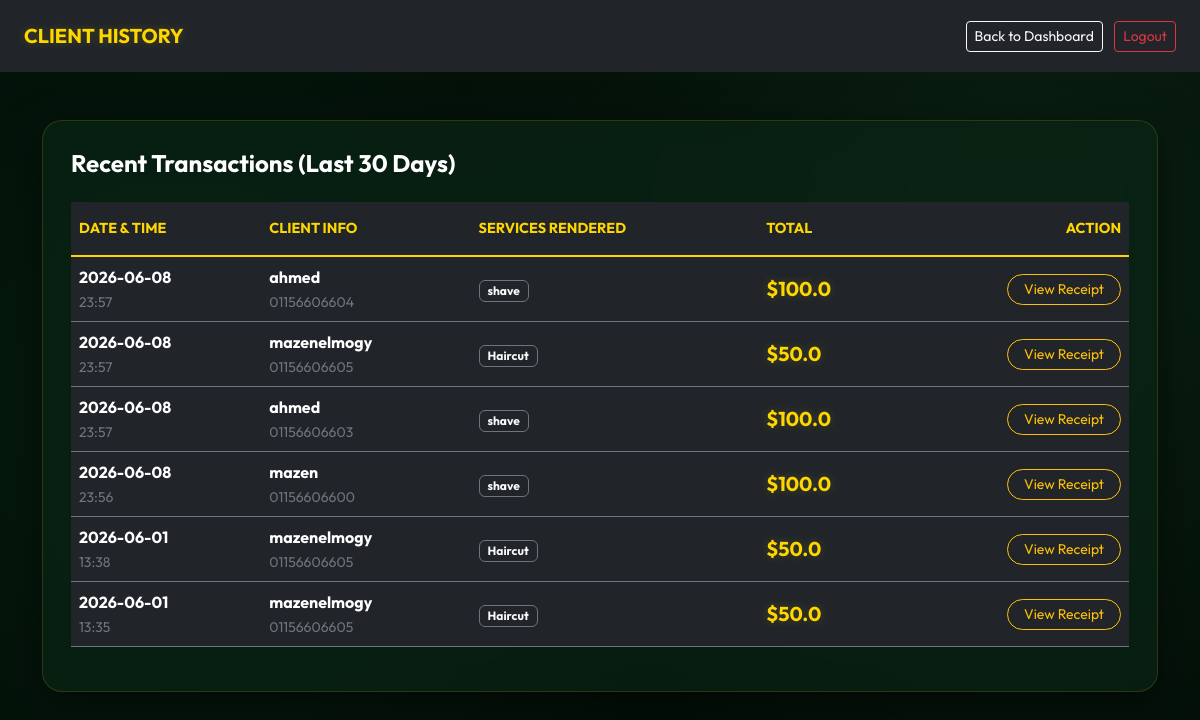
/clients (signed in), run on the app's committed database.
### app.py (models this page shows)
class Transaction(db.Model):
    id = db.Column(db.Integer, primary_key=True)
    name = db.Column(db.String(100), nullable=False)
    phone = db.Column(db.String(20))
    total_price = db.Column(db.Float)
    timestamp = db.Column(db.DateTime, default=datetime.now)
    client_id = db.Column(db.Integer, db.ForeignKey('client.id'), nullable=True)
    barber_id = db.Column(db.Integer, db.ForeignKey('barber.id'), nullable=True)
    barber_cut = db.Column(db.Float, default=0.0)
    barber = db.relationship('Barber', backref='transactions')
    payment_method = db.Column(db.String(20), default='Cash')
    discount = db.Column(db.Float, default=0.0)
    photo_filename = db.Column(db.String(255), nullable=True)
    products_list = db.relationship('TransactionProduct', backref='transaction', lazy=True, cascade="all, delete-orphan")
    services_list = db.relationship('TransactionService', backref='transaction', lazy=True, cascade="all, delete-orphan")
    @property
    def services(self):
        return ", ".join([ts.service_name for ts in self.services_list])

class TransactionService(db.Model):
    id = db.Column(db.Integer, primary_key=True)
    transaction_id = db.Column(db.Integer, db.ForeignKey('transaction.id'), nullable=False)
    service_id = db.Column(db.Integer, db.ForeignKey('service.id'), nullable=True)
    service_name = db.Column(db.String(100), nullable=False)
    price_charged = db.Column(db.Float, nullable=False)

### app.py (the view)
@app.route('/clients')
@login_required
def clients():
    thirty_days_ago = datetime.now() - timedelta(days=30)
    recent_transactions = Transaction.query.filter(Transaction.timestamp >= thirty_days_ago).order_by(Transaction.timestamp.desc()).all()
    return render_template('clients.html', transactions=recent_transactions)

### app.py (called while the page is built, shortened)
@login_manager.user_loader
def load_user(user_id):
    return User.query.get(int(user_id))

@app.context_processor
def inject_translations():
    lang = session.get('lang', 'en')
    translations = {}
    def t(key, default_english):
        return translations.get(key, default_english)
    return dict(t=t, current_lang=lang)

@app.context_processor
def inject_global_data():
    lang = session.get('lang', 'en')
    translations = {}
    def t(key, default_english):
        return translations.get(key, default_english)
    low_stock_count = 0
    if current_user.is_authenticated and current_user.role == 'owner':
        low_stock_count = Product.query.filter(Product.is_active == True, Product.stock <= Product.low_stock_threshold).count()
    return dict(t=t, current_lang=lang, low_stock_count=low_stock_count)

### templates/clients.html (shortened to what this page needs)
<!DOCTYPE html>
<html lang="en">
<head>
    <link href="https://cdn.jsdelivr.net/npm/bootstrap@5.3.0/dist/css/bootstrap.min.css" rel="stylesheet">
    <link rel="stylesheet" href="{{ url_for('static', filename='style.css') }}">
</head>
<body>
<nav class="navbar navbar-dark bg-dark px-4 py-3 sticky-top animate-fade">
    <span class="navbar-brand text-gold fw-bold">CLIENT HISTORY</span>
    <div>
        <a href="/cashier" class="btn btn-outline-light btn-sm me-2">Back to Dashboard</a>
        <a href="/logout" class="btn btn-outline-danger btn-sm">Logout</a>
    </div>
</nav>
<div class="container mt-5">
    <div class="luxury-card animate-fade-up">
        <h4 class="mb-4 text-white fw-bold">Recent Transactions (Last 30 Days)</h4>
        <div class="table-responsive">
            <table class="table table-dark table-hover table-borderless">
                <thead>
                    <tr class="text-secondary border-bottom border-secondary">
                        <th class="py-3">DATE & TIME</th>
                        <th class="py-3">CLIENT INFO</th>
                        <th class="py-3">SERVICES RENDERED</th>
                        <th class="py-3">TOTAL</th>
                        <th class="text-end py-3">ACTION</th>
                    </tr>
                </thead>
                <tbody>
                    {% for t in transactions %}
                    <tr class="border-bottom border-secondary align-middle">
                        <td>
                            <div class="text-white fw-bold">{{ t.timestamp.strftime('%Y-%m-%d') }}</div>
                            <small class="text-secondary">{{ t.timestamp.strftime('%H:%M') }}</small>
                        </td>
                        <td>
                            <div class="fw-bold text-white">{{ t.name }}</div>
                            <small class="text-secondary">{{ t.phone }}</small>
                        </td>
                        <td><span class="badge bg-dark border border-secondary text-light px-2 py-1">{{ t.services }}</span></td>
                        <td class="fw-bold text-gold fs-5">${{ t.total_price }}</td>
                        <td class="text-end">
                            <a href="/receipt/{{ t.id }}" class="btn btn-sm btn-outline-warning rounded-pill px-3">View Receipt</a>
                        </td>
                    </tr>
                    {% else %}
                    <tr>
                        <td colspan="5" class="text-center py-5 text-secondary">No recent transactions found.</td>
                    </tr>
                    {% endfor %}
                </tbody>
            </table>
        </div>
    </div>
</div>
</body>
</html>

### static/style.css (style rules this page uses)
:root { --bg-deep: #030e08; --card-bg: rgba(10, 38, 22, 0.65); --gold-bright: #FFD700; --gold-dark: #b8962d; --text-pure: #FFFFFF; --text-sage: #A3C2B1; --neon-glow: rgba(255, 215, 0, 0.3); --border-color: rgba(255, 215, 0, 0.15); }
body { background-color: var(--bg-deep); background-image: radial-gradient(circle at 15% 50%, rgba(10, 50, 25, 0.4), transparent 50%), radial-gradient(circle at 85% 30%, rgba(20, 60, 30, 0.4), transparent 50%); color: var(--text-pure); font-family: 'Outfit', sans-serif; min-height: 100vh; }
.luxury-card { background: var(--card-bg); backdrop-filter: blur(16px); -webkit-backdrop-filter: blur(16px); border: 1px solid var(--border-color); border-radius: 20px; padding: 28px; box-shadow: 0 10px 40px rgba(0, 0, 0, 0.5); transition: all 0.4s cubic-bezier(0.175, 0.885, 0.32, 1.275); }
.text-gold { color: var(--gold-bright) !important; text-shadow: 0 0 10px rgba(255, 215, 0, 0.2); }
.table { color: var(--text-pure); }
.table thead th { border-bottom: 2px solid var(--gold-bright); color: var(--gold-bright); font-size: 0.9rem; text-transform: uppercase; }
.table tbody tr { border-bottom: 1px dashed rgba(163, 194, 177, 0.2); transition: 0.2s; }

### data on the page
Transaction: timestamp "2026-06-08", timestamp "23:57", name "ahmed", phone "01156606604", services "shave", total_price "100.0"
Transaction: timestamp "2026-06-08", timestamp "23:57", name "mazenelmogy", phone "01156606605", services "Haircut", total_price "50.0"
Transaction: timestamp "2026-06-08", timestamp "23:57", name "ahmed", phone "01156606603", services "shave", total_price "100.0"
Transaction: timestamp "2026-06-08", timestamp "23:56", name "mazen", phone "01156606600", services "shave", total_price "100.0"
Transaction: timestamp "2026-06-01", timestamp "13:38", name "mazenelmogy", phone "01156606605", services "Haircut", total_price "50.0"
Transaction: timestamp "2026-06-01", timestamp "13:35", name "mazenelmogy", phone "01156606605", services "Haircut", total_price "50.0"
